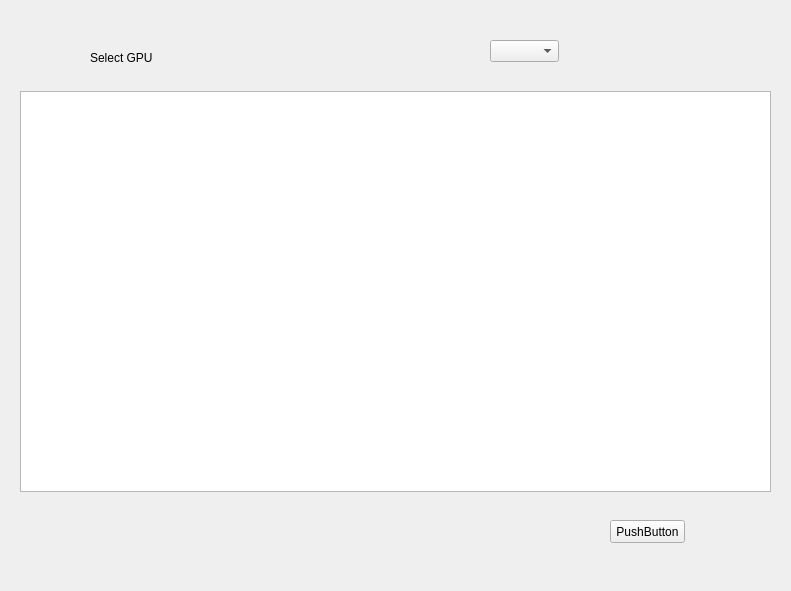
<?xml version="1.0" encoding="UTF-8"?>
<ui version="4.0">
 <class>Form</class>
 <widget class="QWidget" name="Form">
  <property name="geometry">
   <rect>
    <x>0</x>
    <y>0</y>
    <width>791</width>
    <height>591</height>
   </rect>
  </property>
  <property name="windowTitle">
   <string>Form</string>
  </property>
  <widget class="QPushButton" name="pushButton">
   <property name="geometry">
    <rect>
     <x>610</x>
     <y>520</y>
     <width>75</width>
     <height>23</height>
    </rect>
   </property>
   <property name="text">
    <string>PushButton</string>
   </property>
  </widget>
  <widget class="QLabel" name="label">
   <property name="geometry">
    <rect>
     <x>90</x>
     <y>50</y>
     <width>71</width>
     <height>16</height>
    </rect>
   </property>
   <property name="text">
    <string>Select GPU</string>
   </property>
  </widget>
  <widget class="QComboBox" name="comboBox">
   <property name="geometry">
    <rect>
     <x>490</x>
     <y>40</y>
     <width>69</width>
     <height>22</height>
    </rect>
   </property>
  </widget>
  <widget class="QTableWidget" name="tableWidget">
   <property name="geometry">
    <rect>
     <x>20</x>
     <y>91</y>
     <width>751</width>
     <height>401</height>
    </rect>
   </property>
  </widget>
 </widget>
 <resources/>
 <connections/>
</ui>
